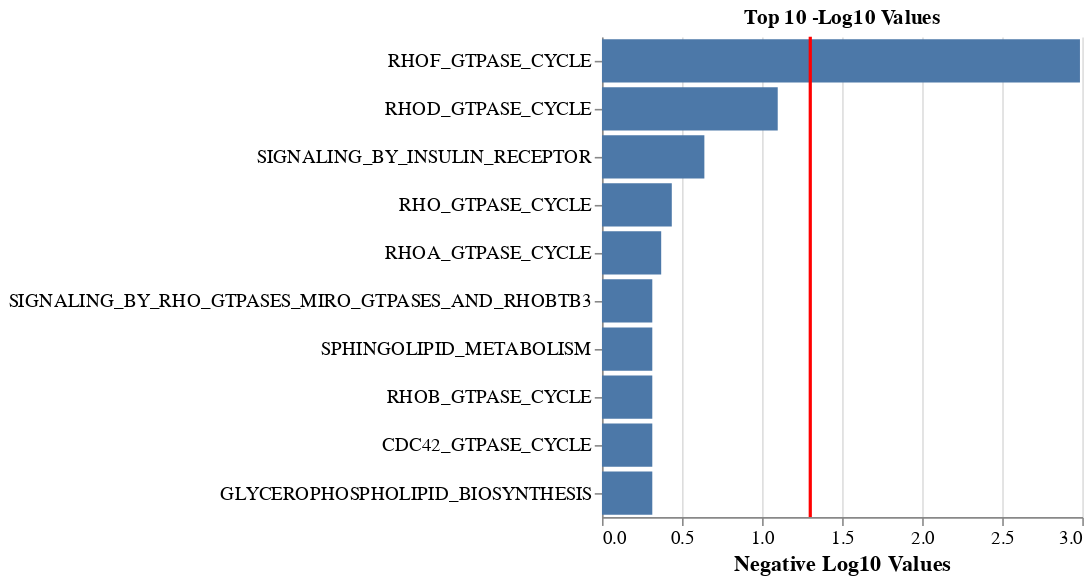

Notebook code cell kept with this figure:
### Code cell
gene_sets = fs.from_gmt("c2.cp.reactome.v2023.2.Hs.symbols.gmt")
gene_sets = gene_sets.filter(
    model.feature_names["mrna"], min_fraction=0.1, min_count=15
)
gene_set_mask = gene_sets.to_mask(model.feature_names["mrna"])

test_results_pos = test(model, "mrna", feature_sets=gene_set_mask, sign="pos")
test_results_neg = test(model, "mrna", feature_sets=gene_set_mask, sign="neg")

test_df = test_results_pos["p_adj"].copy()
threshold_line = -np.log10(0.05)

for k in range(model.n_factors):
    programs = sorted(test_df.columns[test_df.iloc[k, :] < 0.05])
    if len(programs) > 0:
        filtered_series = test_df.iloc[k]
        neg_log10_values = -np.log10(filtered_series)

        # Filter the series, compute negative log10, sort, and select top 10
        filtered_series = test_df.iloc[k]
        neg_log10_values = -np.log10(filtered_series)
        top_10_values = neg_log10_values.sort_values(ascending=False).head(10)
        top_10_values.index = top_10_values.index.str.replace("REACTOME_", "", regex=False)

        data = pd.DataFrame({
            'index': top_10_values.index,
            'values': top_10_values.values
        })

        bar_chart = alt.Chart(data).mark_bar().encode(
            y=alt.Y('index:O', title='Index', sort='-x', axis=alt.Axis(labelLimit=600, title=None)),
            x=alt.X('values:Q', title='Negative Log10 Values')
        )

        line = alt.Chart(pd.DataFrame({'x': [threshold_line]})).mark_rule(color='red', strokeWidth=2).encode(
            x='x',
        )

        (bar_chart + line).properties(
            title='Top 10 -Log10 Values',
            width=300,
            height=300
        ).configure_view(
            strokeWidth=0
        ).configure_axis(
            labelFontSize=12,
            titleFontSize=14
        ).display()

### Figure 1 — Vega specification as saved in the notebook (floating-point values rounded to 4 significant figures)
{"$schema": "https://vega.github.io/schema/vega/v5.json", "data": [{"name": "source_0"}, {"name": "data_0", "values": [{"index": "RHOF_GTPASE_CYCLE", "values_end": 2.985, "values_start": 0.0}, {"index": "RHOD_GTPASE_CYCLE", "values_end": 1.098, "values_start": 0.0}, {"index": "SIGNALING_BY_INSULIN_RECEPTOR", "values_end": 0.6395, "values_start": 0.0}, {"index": "RHO_GTPASE_CYCLE", "values_end": 0.4361, "values_start": 0.0}, {"index": "RHOA_GTPASE_CYCLE", "values_end": 0.3699, "values_start": 0.0}, {"index": "SIGNALING_BY_RHO_GTPASES_MIRO_GTPASES_AND_RHOBTB3", "values_end": 0.3143, "values_start": 0.0}, {"index": "SPHINGOLIPID_METABOLISM", "values_end": 0.3143, "values_start": 0.0}, {"index": "RHOB_GTPASE_CYCLE", "values_end": 0.3143, "values_start": 0.0}, {"index": "CDC42_GTPASE_CYCLE", "values_end": 0.3143, "values_start": 0.0}, {"index": "GLYCEROPHOSPHOLIPID_BIOSYNTHESIS", "values_end": 0.3143, "values_start": 0.0}]}, {"name": "source_1", "values": [{"x": 1.301}]}, {"name": "source_0_y_domain_index", "values": [{"index": "RHOF_GTPASE_CYCLE", "sort_field": 2.985}, {"index": "RHOD_GTPASE_CYCLE", "sort_field": 1.098}, {"index": "SIGNALING_BY_INSULIN_RECEPTOR", "sort_field": 0.6395}, {"index": "RHO_GTPASE_CYCLE", "sort_field": 0.4361}, {"index": "RHOA_GTPASE_CYCLE", "sort_field": 0.3699}, {"index": "SIGNALING_BY_RHO_GTPASES_MIRO_GTPASES_AND_RHOBTB3", "sort_field": 0.3143}, {"index": "SPHINGOLIPID_METABOLISM", "sort_field": 0.3143}, {"index": "RHOB_GTPASE_CYCLE", "sort_field": 0.3143}, {"index": "CDC42_GTPASE_CYCLE", "sort_field": 0.3143}, {"index": "GLYCEROPHOSPHOLIPID_BIOSYNTHESIS", "sort_field": 0.3143}]}], "marks": [{"type": "rect", "name": "layer_0_marks", "from": {"data": "data_0"}, "encode": {"update": {"x2": {"field": "values_start", "scale": "x"}, "x": {"field": "values_end", "scale": "x"}, "fill": {"value": "#4c78a8"}, "y": {"field": "index", "scale": "y"}, "height": {"signal": "max(0.25, bandwidth('y'))"}}}, "style": ["bar"]}, {"type": "rule", "name": "layer_1_marks", "from": {"data": "source_1"}, "encode": {"update": {"stroke": {"value": "red"}, "x": {"field": "x", "scale": "x"}, "y2": {"field": {"signal": null, "datum": null, "group": "height", "parent": null}}, "strokeWidth": {"value": 2}, "y": {"value": 0}}}, "style": ["rule"]}], "scales": [{"name": "x", "type": "linear", "domain": {"fields": [{"data": "data_0", "field": "values_start"}, {"data": "data_0", "field": "values_end"}, {"data": "source_1", "field": "x"}]}, "range": [0, {"signal": "width"}], "nice": true, "zero": true}, {"name": "y", "type": "band", "domain": {"data": "source_0_y_domain_index", "field": "index", "sort": {"op": "max", "field": "sort_field", "order": "descending"}}, "range": [0, {"signal": "height"}], "paddingInner": 0.1, "paddingOuter": 0.05}], "axes": [{"scale": "x", "zindex": 0, "orient": "bottom", "labels": false, "ticks": false, "tickCount": {"signal": "ceil(width/40)"}, "maxExtent": 0, "minExtent": 0, "grid": true, "gridScale": "y", "aria": false, "domain": false}, {"scale": "x", "tickCount": {"signal": "ceil(width/40)"}, "grid": false, "labelFlush": true, "title": "Negative Log10 Values", "zindex": 0, "orient": "bottom", "labelOverlap": true}, {"scale": "y", "zindex": 0, "orient": "left", "grid": false, "labelLimit": 600}], "title": {"text": "Top 10 -Log10 Values", "frame": "group"}, "background": "white", "padding": 5, "height": 300, "config": {"axis": {"labelFontSize": 12, "titleFontSize": 14}, "style": {"cell": {"strokeWidth": 0}}}, "style": "cell", "width": 300}
